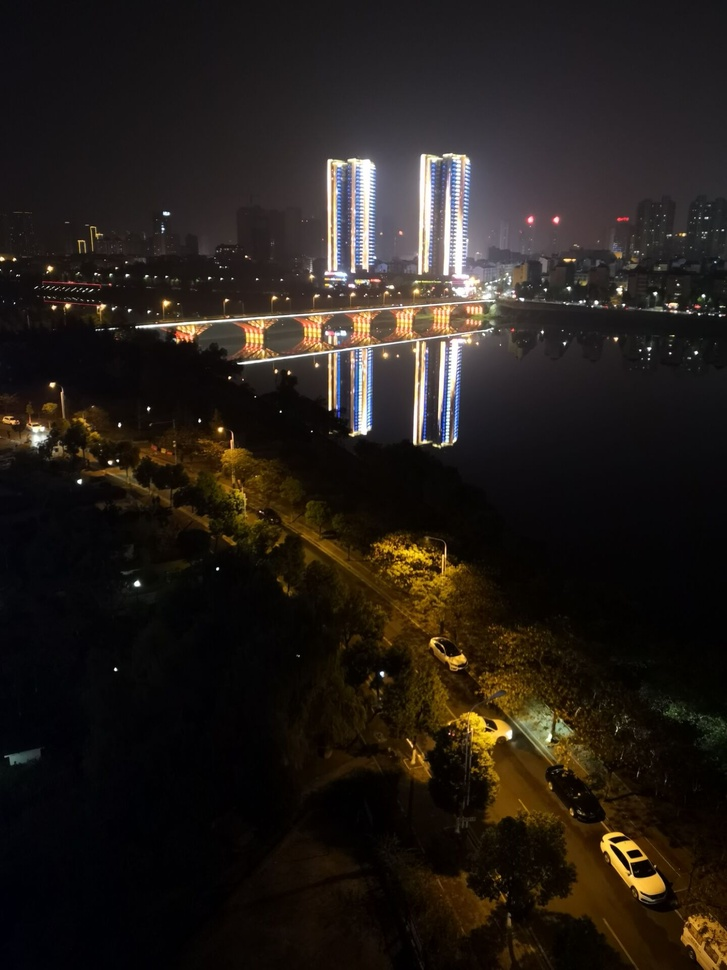
//> input picture Computer_Vision_SLN/Computer_Vision_Primer/image/test.jpg, 727 x 970 px, shrunk from 1440 x 1920 before the run
$ ./4_canny_image   (built with g++ and OpenCV 4)
//> lines starting //> are read from the running program, lines starting //| are printed output that depends on the picture; after the words box and inside, x2 and y2 are one past the last pixel; in counts of white or black regions, pixels touching at a corner belong together
#include <opencv2/opencv.hpp>
#include<opencv2/imgproc/imgproc.hpp>

using namespace cv;

int main()
{
	Mat srcImage = imread("./image/test.jpg");
//> srcImage is the input picture: 970 rows x 727 cols, CV_8UC3; mean B, G, R 25.3, 30.4, 36.8
	namedWindow("src", 0);
	imshow("src", srcImage);
	Mat dstImage, edge, grayImage;

	dstImage.create(srcImage.size(), srcImage.type());

	cvtColor(srcImage, grayImage, COLOR_BGR2GRAY);
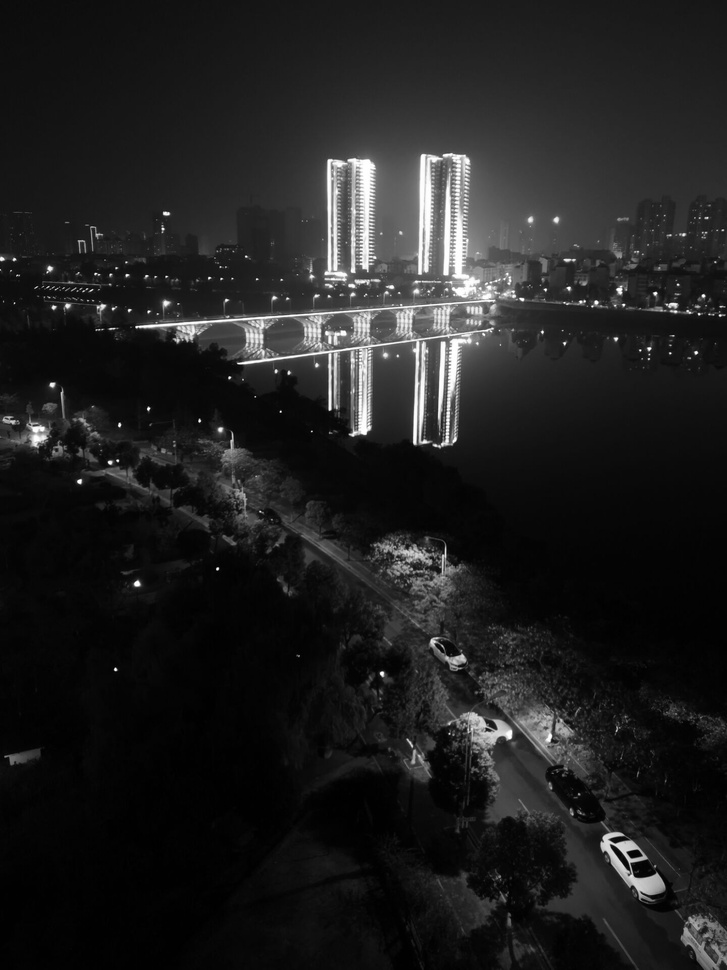
//> grayImage: 970 rows x 727 cols, CV_8UC1; min 0, max 255, mean 31.7
	blur(grayImage, edge, Size(5, 5));
	Canny(edge, edge, 30, 90, 3);
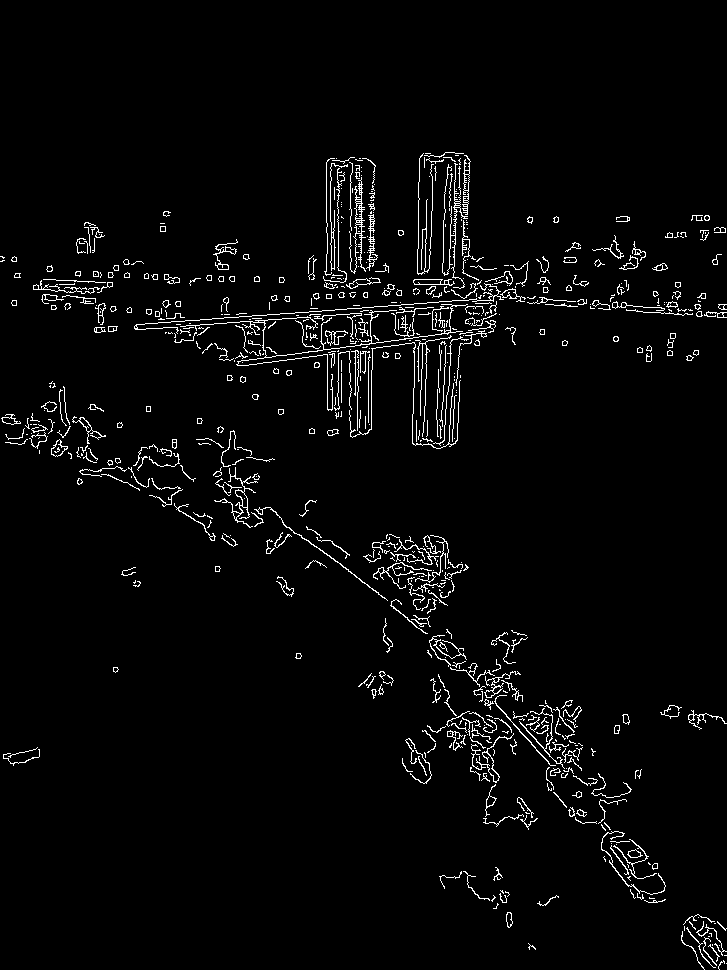
//> edge: 970 rows x 727 cols, CV_8UC1; 3.1% white in thin lines or dots, all inside (x1, y1, x2, y2) = (0, 152, 727, 970)
	namedWindow("Canny_edge", 0);
	imshow("Canny_edge", edge);

	waitKey(0);
	destroyAllWindows();
}
